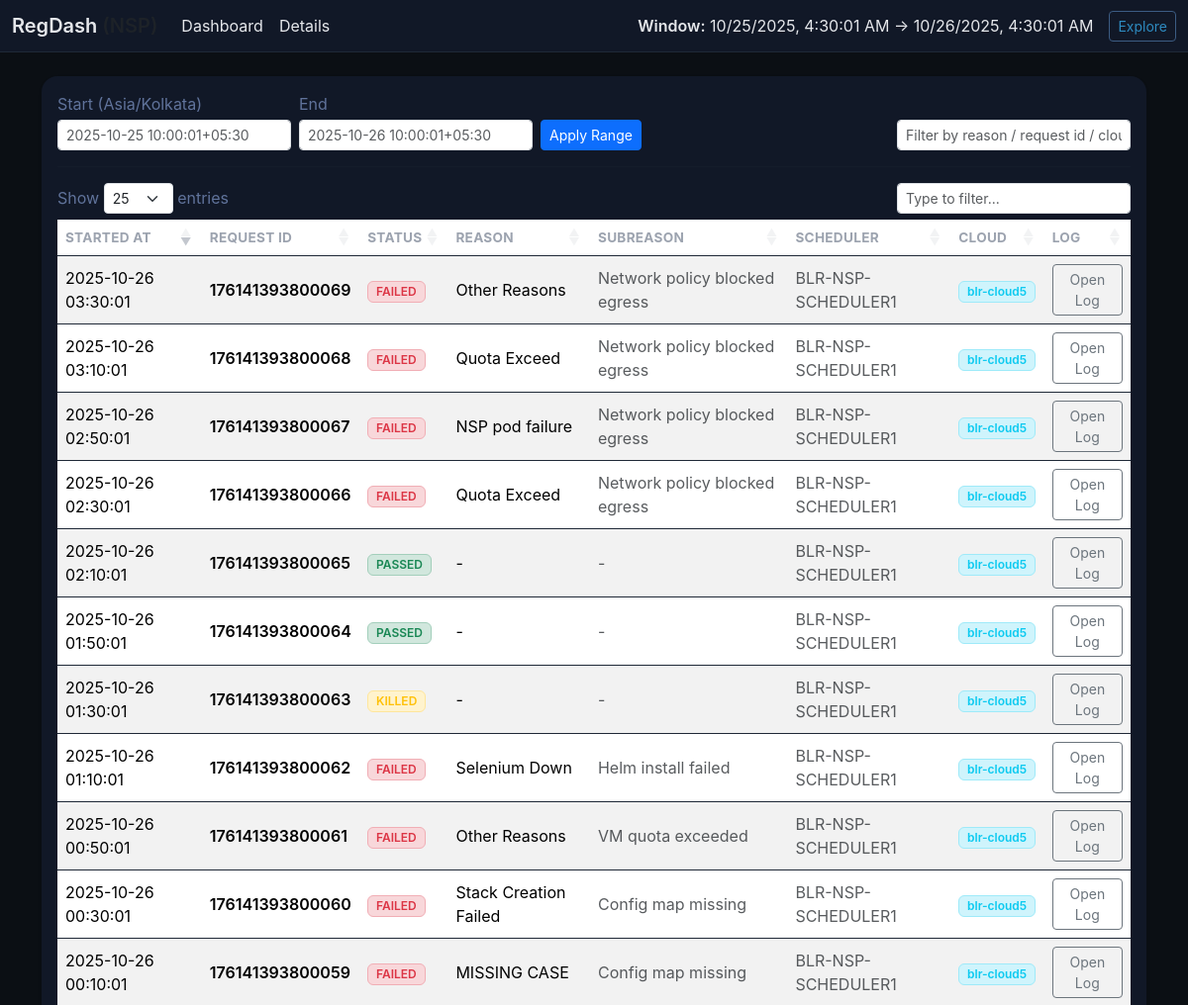
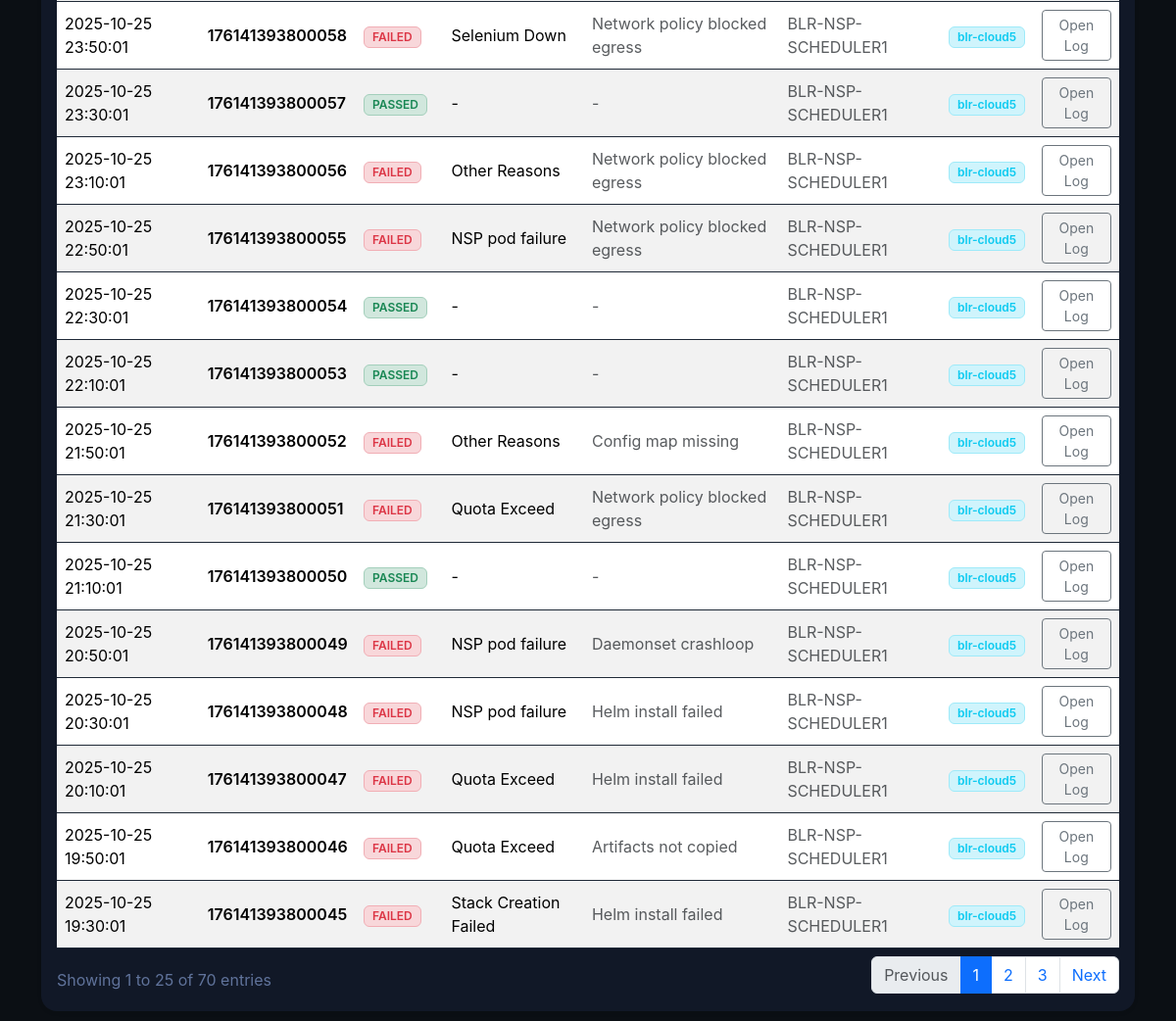
/details, run on the app's committed database (2 pictures, top to bottom).
### app.py (models this page shows, shortened)
class Run(db.Model):
    __tablename__ = "runs"
    id = db.Column(db.Integer, primary_key=True)
    request_id = db.Column(db.String(32), unique=True, index=True, nullable=False)
    scheduler = db.Column(db.String(128), index=True, nullable=False, default="BLR-NSP-SCHEDULER1")
    cloud = db.Column(db.String(32), index=True, nullable=True)  # "blr-cloud4" | "blr-cloud5"
    started_at = db.Column(db.DateTime, nullable=False, index=True)
    ended_at = db.Column(db.DateTime, nullable=True, index=True)
    status = db.Column(db.String(16), nullable=False)  # PASSED/FAILED/KILLED/etc.
    reason = db.Column(db.String(128), nullable=True)  # failure reason bucket
    subreason = db.Column(db.String(256), nullable=True)  # free-form message
    notes = db.Column(db.Text, nullable=True)

### app.py (the view)
@app.route("/details")
def details():
    start = request.args.get("start")  # e.g., 2025-10-24 10:00:01
    end = request.args.get("end")
    start_local, end_local, start_utc, end_utc = get_window_bounds()
    if start and end:
        start_utc = parse_dt_local(start)
        end_utc = parse_dt_local(end)
    rows = (
        Run.query
        .filter(Run.started_at >= start_utc, Run.started_at < end_utc)
        .order_by(Run.started_at.desc())
        .all()
    )
    return render_template("details.html", rows=rows, start_local=start_local, end_local=end_local)

### app.py (called while the page is built)
def get_window_bounds(ref_dt_local: datetime = None):
    tz = pytz.timezone(APP_TZ)
    now_local = ref_dt_local or datetime.now(tz)
    ten_am_today = tz.localize(datetime(now_local.year, now_local.month, now_local.day, 10, 0, 1))
    if now_local >= ten_am_today:
        start_local = ten_am_today
    else:
        start_local = ten_am_today - timedelta(days=1)
    end_local = start_local + timedelta(days=1)
    start_utc = start_local.astimezone(pytz.UTC).replace(tzinfo=None)
    end_utc = end_local.astimezone(pytz.UTC).replace(tzinfo=None)
    return start_local, end_local, start_utc, end_utc

### templates/details.html (shortened to what this page needs)
{% extends "base.html" %}
{% block content %}
<div class="card shadow-sm border-0 rounded-4">
  <div class="card-body">
    <div class="d-flex flex-wrap gap-2 align-items-end">
      <div>
        <label class="form-label mb-1">Start (Asia/Kolkata)</label>
        <input type="text" id="start" class="form-control form-control-sm" placeholder="YYYY-MM-DD HH:MM:SS">
      </div>
      <div>
        <label class="form-label mb-1">End</label>
        <input type="text" id="end" class="form-control form-control-sm" placeholder="YYYY-MM-DD HH:MM:SS">
      </div>
      <button id="applyRange" class="btn btn-sm btn-primary">Apply Range</button>
      <div class="ms-auto">
        <input type="text" id="filterBox" class="form-control form-control-sm" placeholder="Filter by reason / request id / cloud ...">
      </div>
    </div>
    <hr>
    <div class="table-responsive">
      <table id="runsTable" class="table table-striped align-middle" style="width:100%">
        <thead>
          <tr>
            <th>Started At</th>
            <th>Request ID</th>
            <th>Status</th>
            <th>Reason</th>
            <th>Subreason</th>
            <th>Scheduler</th>
            <th>Cloud</th>
            <th>Log</th>
          </tr>
        </thead>
        <tbody>
          {% for r in rows %}
          <tr>
            <td>{{ r.started_at }}</td>
            <td class="fw-semibold">{{ r.request_id }}</td>
            <td>
              {% if r.status == 'PASSED' %}
                <span class="badge bg-success-subtle text-success border border-success-subtle">PASSED</span>
              {% elif r.status == 'FAILED' %}
                <span class="badge bg-danger-subtle text-danger border border-danger-subtle">FAILED</span>
              {% elif r.status == 'KILLED' %}
                <span class="badge bg-warning-subtle text-warning border border-warning-subtle">KILLED</span>
              {% else %}
                <span class="badge bg-secondary-subtle text-secondary border border-secondary-subtle">{{ r.status }}</span>
              {% endif %}
            </td>
            <td>{{ r.reason or '-' }}</td>
            <td class="text-muted">{{ r.subreason or '-' }}</td>
            <td class="text-muted">{{ r.scheduler }}</td>
            <td>
              {% if r.cloud %}
                <span class="badge bg-info-subtle text-info border border-info-subtle">{{ r.cloud }}</span>
              {% else %}
                <span class="text-muted">-</span>
              {% endif %}
            </td>
            <td>
              <a href="https://logs.example.com/request/{{ r.request_id }}"
                 target="_blank"
                 class="btn btn-sm btn-outline-secondary">Open Log</a>
            </td>
          </tr>
          {% endfor %}
        </tbody>
      </table>
    </div>
  </div>
</div>
{% endblock %}

### templates/base.html (shortened to what this page needs)
<!doctype html>
<html lang="en" data-theme="dark">
  <head>
    <link href="https://cdn.jsdelivr.net/npm/bootstrap@5.3.3/dist/css/bootstrap.min.css" rel="stylesheet">
    <link rel="stylesheet" href="https://cdn.datatables.net/1.13.6/css/dataTables.bootstrap5.min.css">
    <link rel="stylesheet" href="{{ url_for('static', filename='css/styles.css') }}?v=6">
  </head>
  <body>
    <nav class="navbar navbar-expand-lg navbar-dark sticky-top" style="padding-top:6px;padding-bottom:6px;">
      <div class="container-fluid">
        <a class="navbar-brand fw-semibold" href="{{ url_for('index') }}">
          RegDash <span class="text-muted">(NSP)</span>
        </a>
        <div class="collapse navbar-collapse" id="navbarsExample04">
          <ul class="navbar-nav me-auto mb-2 mb-md-0">
            <li class="nav-item"><a class="nav-link" href="{{ url_for('index') }}">Dashboard</a></li>
            <li class="nav-item"><a class="nav-link" href="{{ url_for('details') }}">Details</a></li>
          </ul>
          <span class="navbar-text me-3">
            <span class="fw-semibold">Window:</span>
            <span id="window-span"></span>
          </span>
          <a class="btn btn-sm btn-outline-primary" href="{{ url_for('details') }}">Explore</a>
        </div>
      </div>
    </nav>
    <main class="container my-4">
      {% block content %}{% endblock %}
    </main>
  </body>
</html>

### static/css/styles.css (style rules this page uses)
.card { border-radius: 1rem; overflow: hidden; }
.table thead th { font-size: 0.85rem; text-transform: uppercase; letter-spacing: .02em; }
.badge { font-weight: 600; }
:root { --panel-height: 520px; --stack-gap: 16px; --failure-fr: 7; --cloud-fr: 3; }
.card-body { display: flex; flex-direction: column; }
.card { overflow: hidden; }

### templates/base.html (style rules this page uses)
body { background-color: #0b0f14; color: #e5e7eb; font-family: 'Inter', system-ui, -apple-system, sans-serif; }
.navbar { background-color: #111827 !important; border-bottom: 1px solid #1f2937; }
.navbar .navbar-brand, .navbar .nav-link, .navbar .navbar-text { color: #e5e7eb !important; }
.btn-outline-primary { border-color: #3c5c83; color: #2e8bc0; }
.card, .table { background-color: #111827; color: #60739b; border-color: #1f2937; }
.table thead th { color: #9ca3af; border-bottom-color: #1f2937; }
.table tbody tr:nth-child(even) { background-color: #1f2937; }
hr { border-color: #1f2937; }
a { color: #60a5fa; text-decoration: none; }

### data on the page
Run: started_at "2025-10-26 03:30:01", request_id "176141393800069", status "FAILED", reason "Other Reasons", subreason "Network policy blocked egress", scheduler "BLR-NSP-SCHEDULER1", cloud "blr-cloud5"
Run: started_at "2025-10-26 03:10:01", request_id "176141393800068", status "FAILED", reason "Quota Exceed", subreason "Network policy blocked egress", scheduler "BLR-NSP-SCHEDULER1", cloud "blr-cloud5"
Run: started_at "2025-10-26 02:50:01", request_id "176141393800067", status "FAILED", reason "NSP pod failure", subreason "Network policy blocked egress", scheduler "BLR-NSP-SCHEDULER1", cloud "blr-cloud5"
Run: started_at "2025-10-26 02:30:01", request_id "176141393800066", status "FAILED", reason "Quota Exceed", subreason "Network policy blocked egress", scheduler "BLR-NSP-SCHEDULER1", cloud "blr-cloud5"
Run: started_at "2025-10-26 02:10:01", request_id "176141393800065", status "PASSED", reason "-", subreason "-", scheduler "BLR-NSP-SCHEDULER1", cloud "blr-cloud5"
Run: started_at "2025-10-26 01:50:01", request_id "176141393800064", status "PASSED", reason "-", subreason "-", scheduler "BLR-NSP-SCHEDULER1", cloud "blr-cloud5"
Run: started_at "2025-10-26 01:30:01", request_id "176141393800063", status "KILLED", reason "-", subreason "-", scheduler "BLR-NSP-SCHEDULER1", cloud "blr-cloud5"
Run: started_at "2025-10-26 01:10:01", request_id "176141393800062", status "FAILED", reason "Selenium Down", subreason "Helm install failed", scheduler "BLR-NSP-SCHEDULER1", cloud "blr-cloud5"
Run: started_at "2025-10-26 00:50:01", request_id "176141393800061", status "FAILED", reason "Other Reasons", subreason "VM quota exceeded", scheduler "BLR-NSP-SCHEDULER1", cloud "blr-cloud5"
Run: started_at "2025-10-26 00:30:01", request_id "176141393800060", status "FAILED", reason "Stack Creation Failed", subreason "Config map missing", scheduler "BLR-NSP-SCHEDULER1", cloud "blr-cloud5"
Run: started_at "2025-10-26 00:10:01", request_id "176141393800059", status "FAILED", reason "MISSING CASE", subreason "Config map missing", scheduler "BLR-NSP-SCHEDULER1", cloud "blr-cloud5"
Run: started_at "2025-10-25 23:50:01", request_id "176141393800058", status "FAILED", reason "Selenium Down", subreason "Network policy blocked egress", scheduler "BLR-NSP-SCHEDULER1", cloud "blr-cloud5"
Run: started_at "2025-10-25 23:30:01", request_id "176141393800057", status "PASSED", reason "-", subreason "-", scheduler "BLR-NSP-SCHEDULER1", cloud "blr-cloud5"
Run: started_at "2025-10-25 23:10:01", request_id "176141393800056", status "FAILED", reason "Other Reasons", subreason "Network policy blocked egress", scheduler "BLR-NSP-SCHEDULER1", cloud "blr-cloud5"
Run: started_at "2025-10-25 22:50:01", request_id "176141393800055", status "FAILED", reason "NSP pod failure", subreason "Network policy blocked egress", scheduler "BLR-NSP-SCHEDULER1", cloud "blr-cloud5"
Run: started_at "2025-10-25 22:30:01", request_id "176141393800054", status "PASSED", reason "-", subreason "-", scheduler "BLR-NSP-SCHEDULER1", cloud "blr-cloud5"
Run: started_at "2025-10-25 22:10:01", request_id "176141393800053", status "PASSED", reason "-", subreason "-", scheduler "BLR-NSP-SCHEDULER1", cloud "blr-cloud5"
Run: started_at "2025-10-25 21:50:01", request_id "176141393800052", status "FAILED", reason "Other Reasons", subreason "Config map missing", scheduler "BLR-NSP-SCHEDULER1", cloud "blr-cloud5"
Run: started_at "2025-10-25 21:30:01", request_id "176141393800051", status "FAILED", reason "Quota Exceed", subreason "Network policy blocked egress", scheduler "BLR-NSP-SCHEDULER1", cloud "blr-cloud5"
Run: started_at "2025-10-25 21:10:01", request_id "176141393800050", status "PASSED", reason "-", subreason "-", scheduler "BLR-NSP-SCHEDULER1", cloud "blr-cloud5"
Run: started_at "2025-10-25 20:50:01", request_id "176141393800049", status "FAILED", reason "NSP pod failure", subreason "Daemonset crashloop", scheduler "BLR-NSP-SCHEDULER1", cloud "blr-cloud5"
Run: started_at "2025-10-25 20:30:01", request_id "176141393800048", status "FAILED", reason "NSP pod failure", subreason "Helm install failed", scheduler "BLR-NSP-SCHEDULER1", cloud "blr-cloud5"
Run: started_at "2025-10-25 20:10:01", request_id "176141393800047", status "FAILED", reason "Quota Exceed", subreason "Helm install failed", scheduler "BLR-NSP-SCHEDULER1", cloud "blr-cloud5"
Run: started_at "2025-10-25 19:50:01", request_id "176141393800046", status "FAILED", reason "Quota Exceed", subreason "Artifacts not copied", scheduler "BLR-NSP-SCHEDULER1", cloud "blr-cloud5"
Run: started_at "2025-10-25 19:30:01", request_id "176141393800045", status "FAILED", reason "Stack Creation Failed", subreason "Helm install failed", scheduler "BLR-NSP-SCHEDULER1", cloud "blr-cloud5"
